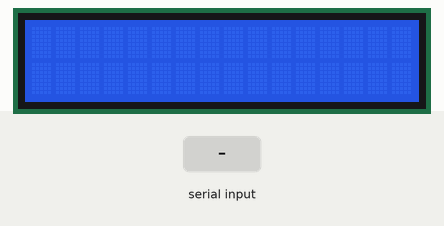
A sketch run on a simulated Arduino Uno, built with avr-gcc and run on an emulated ATmega328P. Shown: 16×2 character LCD. Inputs (shaded band) come from the test bench.

Above: at 1.2 s.
1.3 s: "1\n" received over Serial
At 1.7 s:
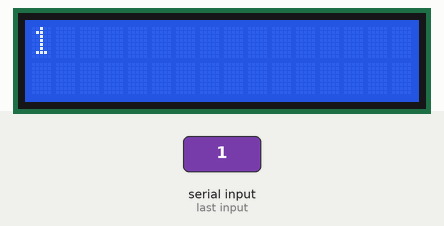
2.8 s: "0\n" received over Serial
At 4.0 s:
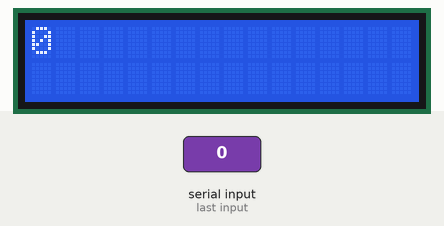
4.3 s: "2\n" received over Serial
At 5.2 s:
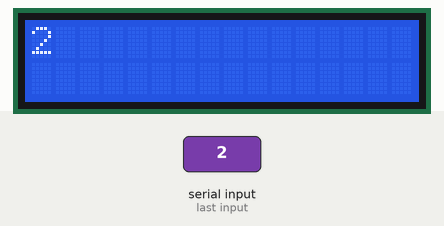
Timing chart, 0 to 7.3 s (numbered marks = the images above; inputs shaded):
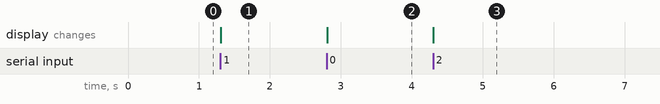

Measured:
- after the input at 1.3 s, the display: changes at once (image 1)
- after the input at 2.8 s, the display: changes at once (image 2)
- after the input at 4.3 s, the display: changes at once (image 3)

The sketch:

lockunlock.ino
```cpp
#include "LiquidCrystal.h"

//int locked = 12;
//int unlocked = LED_BUILTIN;


#include <LiquidCrystal.h> // includes the LiquidCrystal Library
LiquidCrystal lcd(1, 2, 4, 5, 6, 7); // Creates an LCD object. Parameters: (rs, enable, d4, d5, d6, d7)

void setup() {
 lcd.begin(16,2); // Initializes the interface to the LCD screen, and specifies the dimensions (width and height) of the display }
 Serial.begin(9600);
}

void loop() {

  if (Serial.available()) {
      char line[128];
      for(int i = 0; i < 128; i++){
        line[i] = '\0';
      }
      size_t lineLength = Serial.readBytesUntil('\n', line, 128);
      line[lineLength] = '\0';
      String s = line;
      lcd.clear();
//      if (s == "locked"){
//        digitalWrite(locked, HIGH);
//        digitalWrite(unlocked, LOW);
//      }else{
//        digitalWrite(unlocked, HIGH);
//        digitalWrite(locked, LOW);
//      }
      lcd.print(s);
    }
}
```
